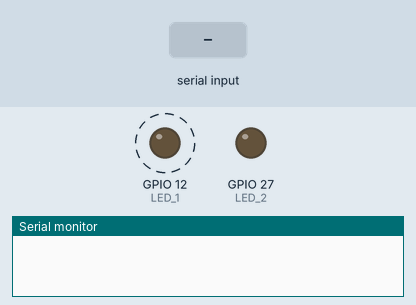
Bench run of a sketch on a simulated ESP32. Shown: output pins drawn as LEDs (lit = HIGH), the last lines printed to the serial monitor. Dashed ring = blinking. The inputs (shaded band) are chosen by the test bench.

Above: at 0.87 s.
1.3 s: "a" received over Serial
At 1.62 s:
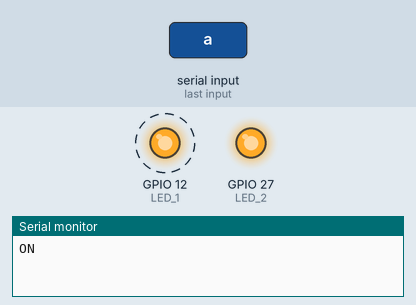
4.3 s: "b" received over Serial
At 4.62 s:
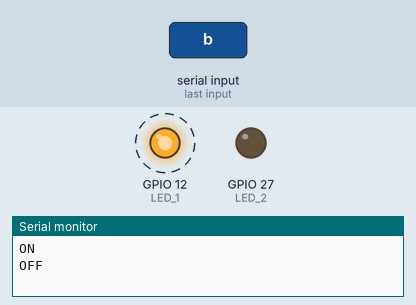
Timing chart, 0 to 13.3 s (numbered marks = the images above; inputs shaded):
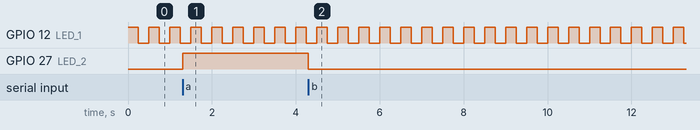

The sketch:

serialTest.ino
```cpp
#define LED_1 12
#define LED_2 27

TaskHandle_t task1; // blink LED_1
TaskHandle_t task2; // controle do LED 2 por serial

void blinkBranco (void *pvParameters) {
  while(1) {
    digitalWrite(LED_1, HIGH);
    delay(250);
    digitalWrite(LED_1, LOW);
    delay(250);
  }
}

void controlVermelho (void *pvParameters) {
  while(1) {
    if(Serial.available()) {
      char c = Serial.read();
      if (c == 'a') {
        digitalWrite(LED_2, HIGH);
        Serial.println("ON");
      }
      else if (c == 'b') {
        digitalWrite(LED_2, LOW);
        Serial.println("OFF");
      }
    }
  }
}

void setup() {
  Serial.begin(115200);
  pinMode(LED_1, OUTPUT);
  pinMode(LED_2, OUTPUT);

  xTaskCreatePinnedToCore(blinkBranco, "task1", 10000, NULL, 0, &task1, 0);
  xTaskCreatePinnedToCore(controlVermelho, "task2", 10000, NULL, 1, &task2, 1);

}

void loop() {
  // put your main code here, to run repeatedly:

}
```

Measured:
- after the input at 1.3 s, GPIO 27 (LED_2): LOW → HIGH at once
- after the input at 4.3 s, GPIO 27 (LED_2): HIGH → LOW at once
- by itself, GPIO 12 (LED_1): alternates HIGH for 0.25 s and LOW for 0.25 s
